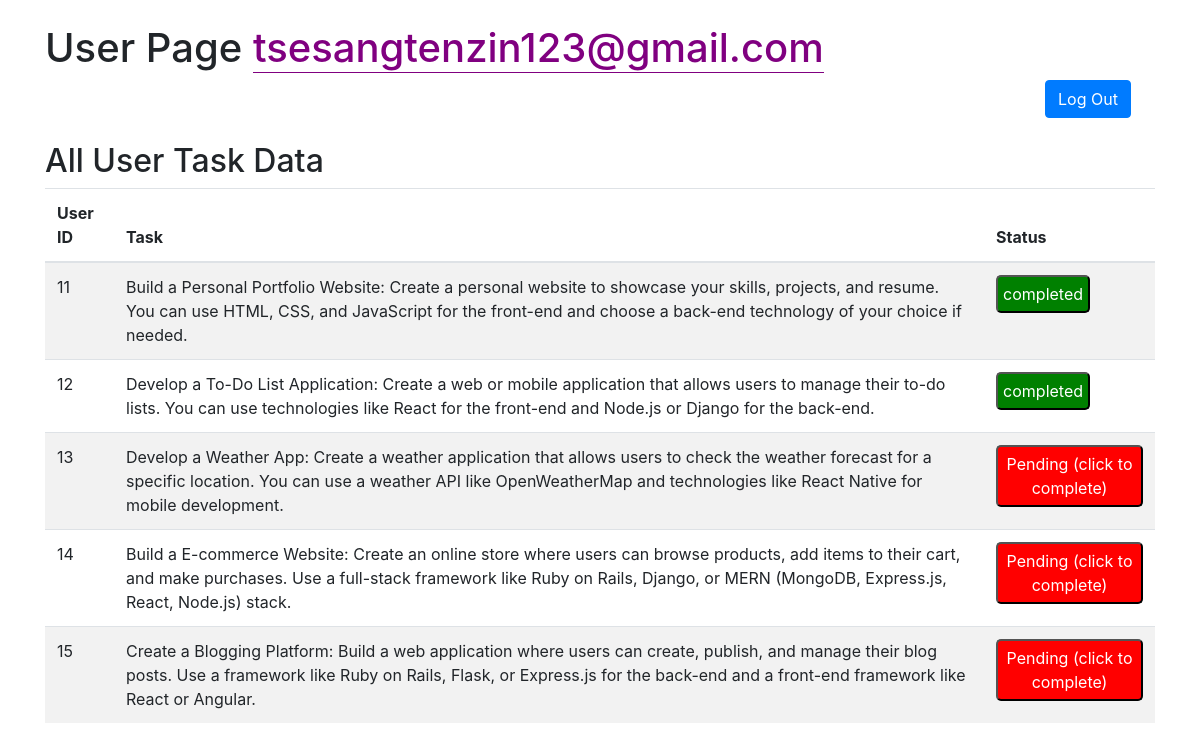
Screenshot of /user (signed in) with the database file from the repository.
### tables this page shows
CREATE TABLE TaskList (
                taskid INTEGER PRIMARY KEY AUTOINCREMENT,
                email TEXT,
                task TEXT,
                task_completed BOOLEAN
            );

### app.py (the view)
@app.route('/user',methods=['POST','GET'])
def userpage():
    user_email = session.get('email')
    if user_email:
        db = get_db()
        cursor = db.cursor()
        cursor.execute('SELECT * FROM TaskList WHERE email = ?', (user_email,))
        data = cursor.fetchall()
        cursor.close()
        db.close()
        return render_template('userpage.html', user_email=user_email, data=data)
    else:
        return render_template('userpage.html',msg="no task for you at the moment .... ")  # Redirect to the login page or handle as needed

### app.py (called while the page is built)
def get_db():
    if 'db' not in g:
        g.db = sqlite3.connect(app.config['DATABASE'])
        g.db.row_factory = sqlite3.Row
    return g.db

### templates/userpage.html (shortened to what this page needs)
<!DOCTYPE html>
<html lang="en">
<head>
    <link rel="stylesheet" href="https://maxcdn.bootstrapcdn.com/bootstrap/4.5.2/css/bootstrap.min.css">
</head>
<body>
    <div class="container">
        <h1 class="mt-4">User Page <span style="color: purple; border-bottom: 1px solid purple;">
            {{ user_email }}</span>
        </h1>
        <a href="/logout"> <button style="margin-left: 1000px;" type="submit" class="btn btn-primary">Log Out </button></a>
        <h2 class="mt-4">All User Task Data</h2>
        <table class="table table-striped">
            <thead>
                <tr>
                    <th>User ID</th>
                    <th>Task</th>
                    <th>Status</th>
                </tr>
            </thead>
            <tbody>
                {% for row in data %}
                <tr>
                    <td>{{ row.taskid }}</td>
                    <td>{{ row.task }}</td>
                    <td>
                        {% if row.task_completed %}
                            <button style="background-color: green; color:white; border-radius: 5px;padding:5px;">completed </button>
                        {% else %}
                            <form action="/mark_task_completed/{{ row.taskid }}" method="POST">
                                <button type="submit" style="background-color: red; color:white; border-radius: 5px;padding:5px;"> Pending (click to complete)</button>
                            </form>
                        {% endif %}
                    </td>
                </tr>
                {% endfor %}
            </tbody>
        </table>
    </div>
</body>
</html>

### rows the page displays
TaskList: taskid "11", task "Build a Personal Portfolio Website: Create a personal website to showcase your skills, projects, and resume. You can use HTML, CSS, and JavaScript for the front-end and choose a back-end technology of your choice if needed.", task_completed "completed"
TaskList: taskid "12", task "Develop a To-Do List Application: Create a web or mobile application that allows users to manage their to-do lists. You can use technologies like React for the front-end and Node.js or Django for the back-end.", task_completed "completed"
TaskList: taskid "13", task "Develop a Weather App: Create a weather application that allows users to check the weather forecast for a specific location. You can use a weather API like OpenWeatherMap and technologies like React Native for mobile development."
TaskList: taskid "14", task "Build a E-commerce Website: Create an online store where users can browse products, add items to their cart, and make purchases. Use a full-stack framework like Ruby on Rails, Django, or MERN (MongoDB, Express.js, React, Node.js) stack."
TaskList: taskid "15", task "Create a Blogging Platform: Build a web application where users can create, publish, and manage their blog posts. Use a framework like Ruby on Rails, Flask, or Express.js for the back-end and a front-end framework like React or Angular."

### other values shown
{{ user_email }} "tsesangtenzin123@gmail.com"
